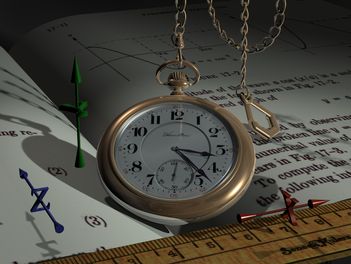
%> input picture excersiecs/Mohammad-t-t/18/watch.png, 351 x 264 px, shrunk from 1024 x 768 before the run
$ octave t18v3.m   (GNU Octave 9; MATLAB toolbox functions it lacks are replaced by stand-ins)
%> lines starting %> are read from the running program, lines starting %| are printed output that depends on the picture
clc;
close all;
clear all;
image = rgb2gray(imread('../../../benchmark/watch.png'));
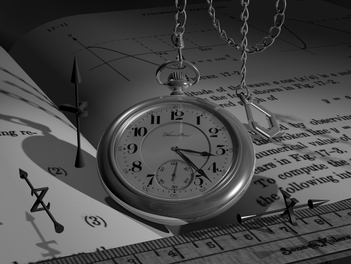
%> image: size 264x351 uint8; min 0, max 255, mean 73.8
figure,imshow(image);
%imsave;
imageSize = size(image);
%> imageSize = [264 351]
height = imageSize(1,1);
%> height = 264
width = imageSize(1,2);
%> width = 351
imageResult = image;
circleY = (height+105);
%> circleY = 369
circleX = (width-16);
%> circleX = 335

r = 140;
t = 200;
for i=1 : 1000
    for j=1 : 1000
        circle = (((circleY/2)-i)^2)/1 +(((circleX/2)-j)^2)/1.5;
        if  circle <= r^2
            imageResult(i, j) = 255;
        end
    end
end
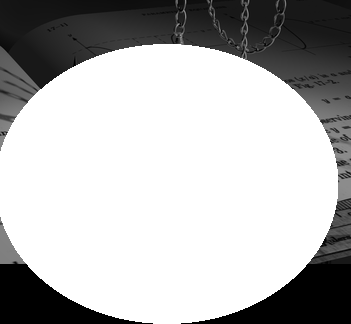
%> imageResult: size 324x351 uint8; min 0, max 255, mean 181.6
figure,imshow(imageResult);
imsave;
%> (this line was passed over: imsave is not available in this run)
